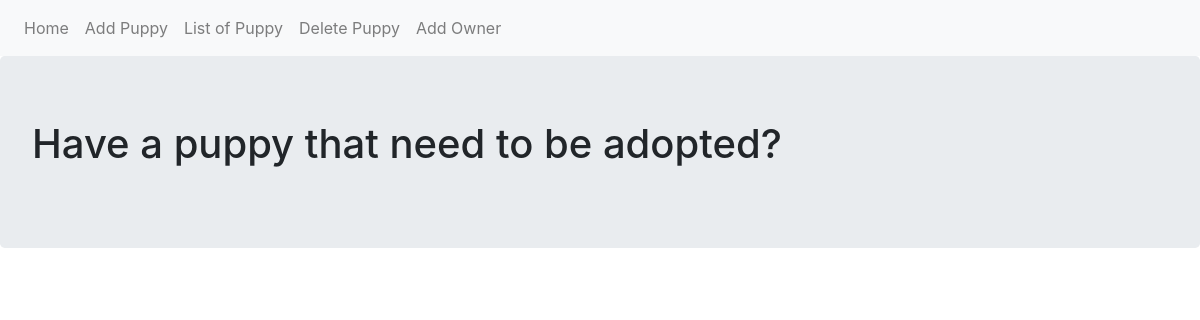
/list, run on an earlier commit of the app's database.
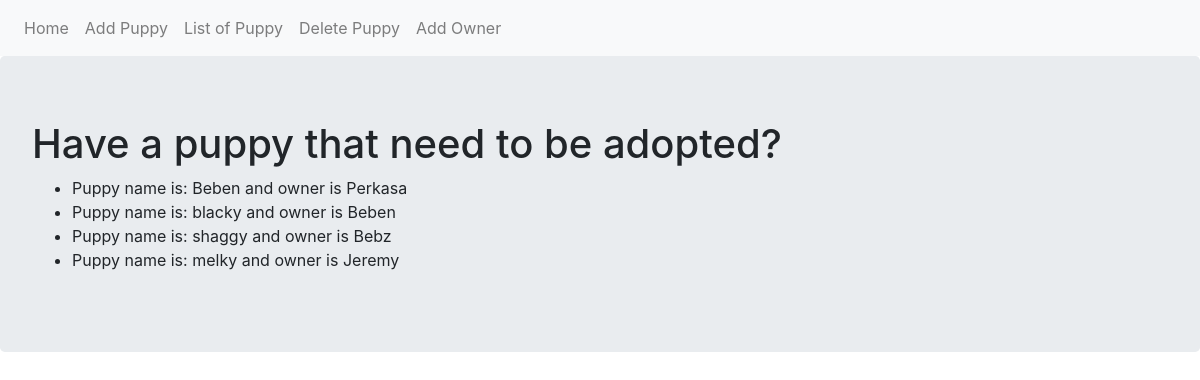
And on a later commit of the database.
### adoption.py (models this page shows, shortened)
class Puppy(db.Model):
    __tablename__ = 'puppies'
    id = db.Column(db.Integer, primary_key=True)
    name = db.Column(db.Text)
    owner = db.relationship('Owner', backref='puppy', uselist=False)
    def __repr__(self):
        if self.owner:
            return f"Puppy name is: {self.name} and owner is {self.owner.name}"
        else:
            return f"Puppy name is: {self.name} and no owner is assigned"

class Owner(db.Model):
    __tablename__ = 'owners'
    id = db.Column(db.Integer, primary_key=True)
    name = db.Column(db.Text)
    puppy_id = db.Column(db.Integer, db.ForeignKey('puppies.id'))

### adoption.py (the view)
@app.route("/list")
def list_pup():
    puppies = Puppy.query.all()
    return render_template('list.html', puppies=puppies)

### templates/list.html
{% extends "base.html"%}
{% block content %}
    <div class="jumbotron">
        <h1>Have a puppy that need to be adopted?</h1>
        <ul>
            {% for pup in puppies %}
                <li>{{pup}}</li>
            {% endfor %}
        </ul>
    </div>
{% endblock %}

### templates/base.html (shortened to what this page needs)
<!DOCTYPE html>
<html lang="en">
<head>
    <link rel="stylesheet" href="https://cdn.jsdelivr.net/npm/bootstrap@4.5.3/dist/css/bootstrap.min.css">
</head>
    <nav class="navbar navbar-expand-lg navbar-light bg-light">
        <div class="navbar-nav">
            <a class="nav-item nav-link" href="{{url_for('index')}}">Home</a>
            <a class="nav-item nav-link" href="{{url_for('add_pup')}}">Add Puppy</a>
            <a class="nav-item nav-link" href="{{url_for('list_pup')}}">List of Puppy</a>
            <a class="nav-item nav-link" href="{{url_for('del_pup')}}">Delete Puppy</a>
            <a class="nav-item nav-link" href="{{url_for('add_owner')}}">Add Owner</a>
        </div>
    </nav>
    {% block content %}
    {% endblock %}
<body>
</body>
</html>

What changed in the data, as far as the page shows it:
added Puppy: name.name "Puppy name is: Beben and owner is Perkasa"
added Puppy: name.name "Puppy name is: blacky and owner is Beben"
added Puppy: name.name "Puppy name is: shaggy and owner is Bebz"
added Puppy: name.name "Puppy name is: melky and owner is Jeremy"
